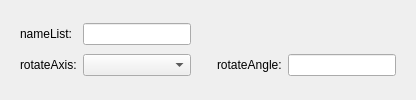
   <widget class="QWidget" name="page_19">
    <layout class="QVBoxLayout" name="verticalLayout_8">
     <item>
      <widget class="QWidget" name="widget_16" native="true">
       <layout class="QGridLayout" name="gridLayout_17">
        <item row="1" column="3" colspan="2">
         <widget class="QLabel" name="label_158">
          <property name="text">
           <string>rotateAngle:</string>
          </property>
         </widget>
        </item>
        <item row="0" column="0">
         <widget class="QLabel" name="label_156">
          <property name="text">
           <string>nameList:</string>
          </property>
         </widget>
        </item>
        <item row="1" column="5">
         <widget class="QLineEdit" name="lineEdit_159"/>
        </item>
        <item row="0" column="1">
         <widget class="QLineEdit" name="lineEdit_160"/>
        </item>
        <item row="1" column="0">
         <widget class="QLabel" name="label_161">
          <property name="text">
           <string>rotateAxis:</string>
          </property>
         </widget>
        </item>
        <item row="1" column="2">
         <spacer name="horizontalSpacer_89">
          <property name="orientation">
           <enum>Qt::Horizontal</enum>
          </property>
          <property name="sizeType">
           <enum>QSizePolicy::Fixed</enum>
          </property>
          <property name="sizeHint" stdset="0">
           <size>
            <width>20</width>
            <height>20</height>
           </size>
          </property>
         </spacer>
        </item>
        <item row="1" column="1">
         <widget class="QComboBox" name="comboBox_3"/>
        </item>
       </layout>
      </widget>
     </item>
    </layout>
   </widget>
